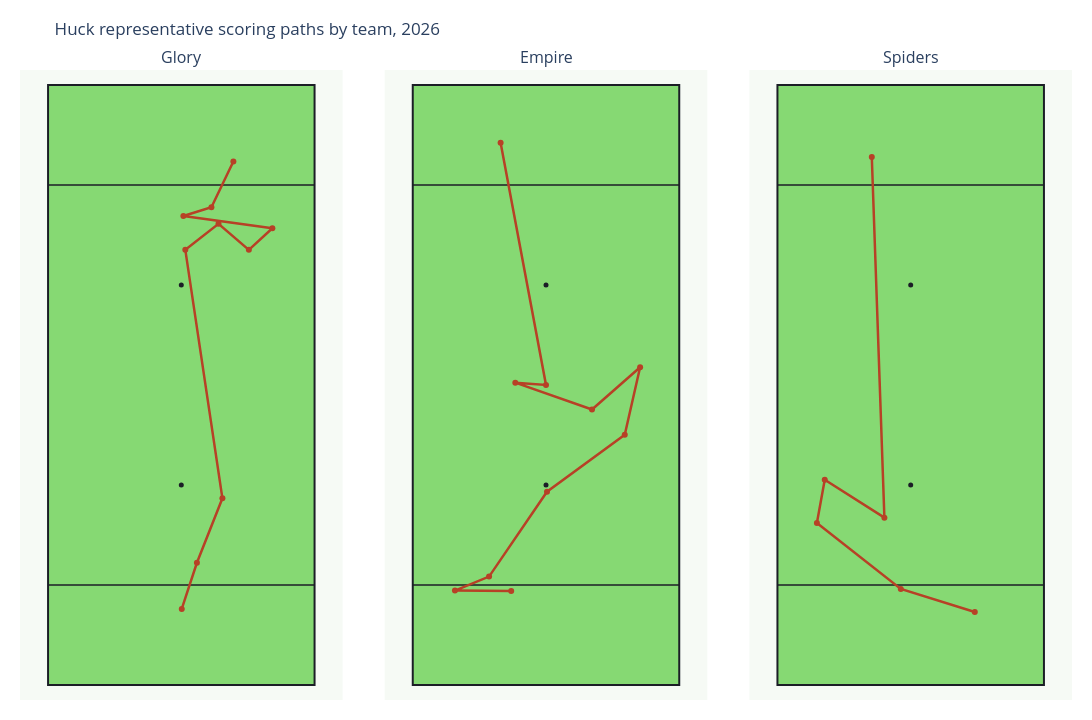

Write notebook code for a chart like this one.
### Code cell
STYLE_TO_COMPARE = "huck"  # Try "reset", "quick", "methodical", or None

style_title = (
    "All styles"
    if STYLE_TO_COMPARE is None
    else STYLE_TO_COMPARE.title()
)

comparison_fig = plot_team_representative_path_grid(
    team_representative_paths,
    title=f"{style_title} representative scoring paths by team, {SEASON}",
    style_filter=STYLE_TO_COMPARE,
    show_arrows=False,
)
comparison_fig.show()

### Figure 1 — Plotly figure (JSON) as saved in the notebook; plotly's stock layout.template omitted (floating-point values rounded to 4 significant figures)
{"data": [{"hoverinfo": "skip", "marker": {"color": "#1B1E26", "size": 5}, "mode": "markers", "showlegend": false, "type": "scatter", "x": [0], "xaxis": "x", "y": [40], "yaxis": "y"}, {"hoverinfo": "skip", "marker": {"color": "#1B1E26", "size": 5}, "mode": "markers", "showlegend": false, "type": "scatter", "x": [0], "xaxis": "x", "y": [80], "yaxis": "y"}, {"hovertemplate": "Glory<br>huck score (path_cluster 2)<br>%{text}<extra></extra>", "line": {"color": "#b74126", "width": 2.5}, "marker": {"color": "#b74126", "size": 6}, "mode": "lines+markers", "name": "Glory - huck score (path_cluster 2)", "showlegend": false, "text": ["Start", "Throw 1<br>aEC: 0.060<br>CP: 98.9%<br>Distance: 9.7", "Throw 2<br>aEC: 0.098<br>CP: 97.9%<br>Distance: 13.9", "Throw 3<br>aEC: 0.545<br>CP: 68.6%<br>Distance: 50.2", "Throw 4<br>aEC: -0.047<br>CP: 97.7%<br>Distance: 8.2", "Throw 5<br>aEC: -0.063<br>CP: 98.0%<br>Distance: 8.0", "Throw 6<br>aEC: 0.032<br>CP: 98.3%<br>Distance: 6.4", "Throw 7<br>aEC: -0.041<br>CP: 93.5%<br>Distance: 18.8", "Throw 8<br>aEC: 0.018<br>CP: 98.0%<br>Distance: 5.9", "Throw 9<br>aEC: 0.228<br>CP: 96.2%<br>Distance: 11.4"], "type": "scatter", "x": [0.09, 3.12, 8.22, 0.8, 7.44, 13.51, 18.21, 0.41, 6.02, 10.41], "xaxis": "x", "y": [15.22, 24.45, 37.35, 87.03, 92.25, 87.03, 91.35, 93.8, 95.54, 104.7], "yaxis": "y"}, {"hoverinfo": "skip", "marker": {"color": "#1B1E26", "size": 5}, "mode": "markers", "showlegend": false, "type": "scatter", "x": [0], "xaxis": "x2", "y": [40], "yaxis": "y2"}, {"hoverinfo": "skip", "marker": {"color": "#1B1E26", "size": 5}, "mode": "markers", "showlegend": false, "type": "scatter", "x": [0], "xaxis": "x2", "y": [80], "yaxis": "y2"}, {"hovertemplate": "Empire<br>huck score (path_cluster 1)<br>%{text}<extra></extra>", "line": {"color": "#b74126", "width": 2.5}, "marker": {"color": "#b74126", "size": 6}, "mode": "lines+markers", "name": "Empire - huck score (path_cluster 1)", "showlegend": false, "text": ["Start", "Throw 1<br>aEC: -0.046<br>CP: 99.2%<br>Distance: 11.3", "Throw 2<br>aEC: 0.058<br>CP: 98.9%<br>Distance: 7.4", "Throw 3<br>aEC: 0.138<br>CP: 95.9%<br>Distance: 20.6", "Throw 4<br>aEC: 0.077<br>CP: 96.8%<br>Distance: 19.3", "Throw 5<br>aEC: 0.126<br>CP: 97.5%<br>Distance: 13.8", "Throw 6<br>aEC: -0.049<br>CP: 98.0%<br>Distance: 12.8", "Throw 7<br>aEC: 0.061<br>CP: 97.0%<br>Distance: 16.3", "Throw 8<br>aEC: -0.004<br>CP: 98.9%<br>Distance: 6.2", "Throw 9<br>aEC: 0.593<br>CP: 69.5%<br>Distance: 49.3"], "type": "scatter", "x": [-6.96, -18.21, -11.39, 0.2, 15.75, 18.82, 9.2, -6.14, 0.0, -9.08], "xaxis": "x2", "y": [18.81, 18.88, 21.68, 38.65, 50.04, 63.54, 55.09, 60.47, 60.0, 108.5], "yaxis": "y2"}, {"hoverinfo": "skip", "marker": {"color": "#1B1E26", "size": 5}, "mode": "markers", "showlegend": false, "type": "scatter", "x": [0], "xaxis": "x3", "y": [40], "yaxis": "y3"}, {"hoverinfo": "skip", "marker": {"color": "#1B1E26", "size": 5}, "mode": "markers", "showlegend": false, "type": "scatter", "x": [0], "xaxis": "x3", "y": [80], "yaxis": "y3"}, {"hovertemplate": "Spiders<br>huck score (path_cluster 1)<br>%{text}<extra></extra>", "line": {"color": "#b74126", "width": 2.5}, "marker": {"color": "#b74126", "size": 6}, "mode": "lines+markers", "name": "Spiders - huck score (path_cluster 1)", "showlegend": false, "text": ["Start", "Throw 1<br>aEC: 0.045<br>CP: 98.3%<br>Distance: 15.5", "Throw 2<br>aEC: 0.041<br>CP: 97.4%<br>Distance: 21.3", "Throw 3<br>aEC: 0.091<br>CP: 98.6%<br>Distance: 8.8", "Throw 4<br>aEC: -0.029<br>CP: 98.3%<br>Distance: 14.1", "Throw 5<br>aEC: 0.858<br>CP: 54.9%<br>Distance: 72.2"], "type": "scatter", "x": [12.82, -1.98, -18.76, -17.19, -5.26, -7.78], "xaxis": "x3", "y": [14.59, 19.22, 32.38, 41.04, 33.47, 105.6], "yaxis": "y3"}], "layout": {"annotations": [{"font": {"size": 16}, "showarrow": false, "text": "Glory", "x": 0.1533, "xanchor": "center", "xref": "paper", "y": 1, "yanchor": "bottom", "yref": "paper"}, {"font": {"size": 16}, "showarrow": false, "text": "Empire", "x": 0.5, "xanchor": "center", "xref": "paper", "y": 1, "yanchor": "bottom", "yref": "paper"}, {"font": {"size": 16}, "showarrow": false, "text": "Spiders", "x": 0.8467, "xanchor": "center", "xref": "paper", "y": 1, "yanchor": "bottom", "yref": "paper"}], "height": 720, "margin": {"b": 20, "l": 20, "r": 20, "t": 70}, "paper_bgcolor": "white", "plot_bgcolor": "#f6faf5", "shapes": [{"fillcolor": "#86d973", "layer": "below", "line": {"color": "#1B1E26", "width": 2}, "type": "rect", "x0": -26.65, "x1": 26.65, "xref": "x", "y0": 0, "y1": 120, "yref": "y"}, {"layer": "below", "line": {"color": "#1B1E26", "width": 1.5}, "type": "line", "x0": -26.65, "x1": 26.65, "xref": "x", "y0": 20, "y1": 20, "yref": "y"}, {"layer": "below", "line": {"color": "#1B1E26", "width": 1.5}, "type": "line", "x0": -26.65, "x1": 26.65, "xref": "x", "y0": 100, "y1": 100, "yref": "y"}, {"fillcolor": "#86d973", "layer": "below", "line": {"color": "#1B1E26", "width": 2}, "type": "rect", "x0": -26.65, "x1": 26.65, "xref": "x2", "y0": 0, "y1": 120, "yref": "y2"}, {"layer": "below", "line": {"color": "#1B1E26", "width": 1.5}, "type": "line", "x0": -26.65, "x1": 26.65, "xref": "x2", "y0": 20, "y1": 20, "yref": "y2"}, {"layer": "below", "line": {"color": "#1B1E26", "width": 1.5}, "type": "line", "x0": -26.65, "x1": 26.65, "xref": "x2", "y0": 100, "y1": 100, "yref": "y2"}, {"fillcolor": "#86d973", "layer": "below", "line": {"color": "#1B1E26", "width": 2}, "type": "rect", "x0": -26.65, "x1": 26.65, "xref": "x3", "y0": 0, "y1": 120, "yref": "y3"}, {"layer": "below", "line": {"color": "#1B1E26", "width": 1.5}, "type": "line", "x0": -26.65, "x1": 26.65, "xref": "x3", "y0": 20, "y1": 20, "yref": "y3"}, {"layer": "below", "line": {"color": "#1B1E26", "width": 1.5}, "type": "line", "x0": -26.65, "x1": 26.65, "xref": "x3", "y0": 100, "y1": 100, "yref": "y3"}], "title": {"text": "Huck representative scoring paths by team, 2026"}, "width": 1140, "xaxis": {"anchor": "y", "domain": [0, 0.3067], "range": [-31.65, 31.65], "scaleanchor": "y", "scaleratio": 1, "showgrid": false, "visible": false, "zeroline": false}, "xaxis2": {"anchor": "y2", "domain": [0.3467, 0.6533], "range": [-31.65, 31.65], "scaleanchor": "y2", "scaleratio": 1, "showgrid": false, "visible": false, "zeroline": false}, "xaxis3": {"anchor": "y3", "domain": [0.6933, 1], "range": [-31.65, 31.65], "scaleanchor": "y3", "scaleratio": 1, "showgrid": false, "visible": false, "zeroline": false}, "yaxis": {"anchor": "x", "domain": [0, 1], "range": [-3, 123], "showgrid": false, "visible": false, "zeroline": false}, "yaxis2": {"anchor": "x2", "domain": [0, 1], "range": [-3, 123], "showgrid": false, "visible": false, "zeroline": false}, "yaxis3": {"anchor": "x3", "domain": [0, 1], "range": [-3, 123], "showgrid": false, "visible": false, "zeroline": false}}}
